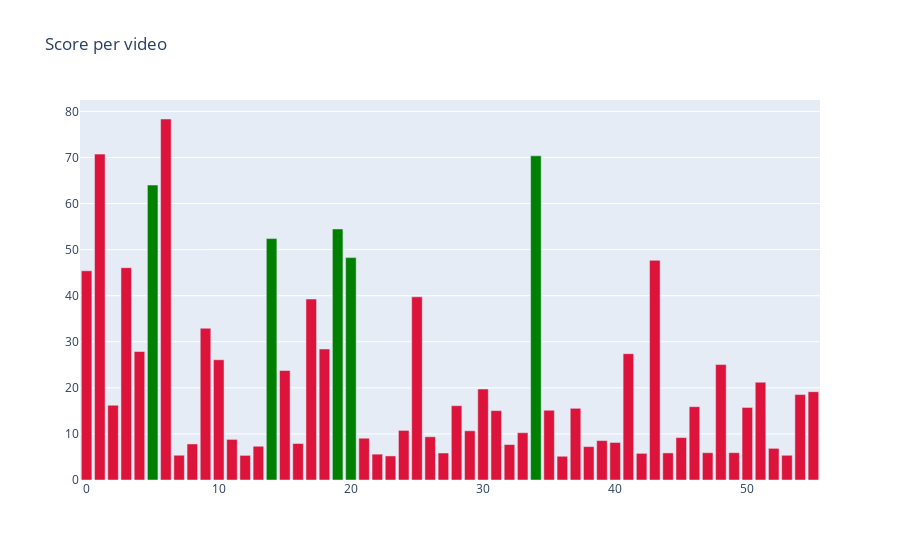

Here is the notebook cell this chart was saved with:
### Code cell
import plotly.graph_objects as go

colors = ['lightslategray'] * len(df1)

for i in df1.index:
    if i in list1:
        colors[i] = 'green'
    else:
        colors[i] = 'crimson'

fig = go.Figure(data=[go.Bar(
    x=[i for i in range(len(df1))],
    y=[i for i in df1.Score],
    marker_color=colors # marker color can be a single color value or an iterable
)])
fig.update_layout(title_text='Score per video')

### Figure 1 — Plotly figure (JSON) as saved in the notebook; plotly's stock layout.template omitted (floating-point values rounded to 4 significant figures)
{"data": [{"marker": {"color": ["crimson", "crimson", "crimson", "crimson", "crimson", "green", "crimson", "crimson", "crimson", "crimson", "crimson", "crimson", "crimson", "crimson", "green", "crimson", "crimson", "crimson", "crimson", "green", "green", "crimson", "crimson", "crimson", "crimson", "crimson", "crimson", "crimson", "crimson", "crimson", "crimson", "crimson", "crimson", "crimson", "green", "crimson", "crimson", "crimson", "crimson", "crimson", "crimson", "crimson", "crimson", "crimson", "crimson", "crimson", "crimson", "crimson", "crimson", "crimson", "crimson", "crimson", "crimson", "crimson", "crimson", "crimson"]}, "type": "bar", "x": [0, 1, 2, 3, 4, 5, 6, 7, 8, 9, 10, 11, 12, 13, 14, 15, 16, 17, 18, 19, 20, 21, 22, 23, 24, 25, 26, 27, 28, 29, 30, 31, 32, 33, 34, 35, 36, 37, 38, 39, 40, 41, 42, 43, 44, 45, 46, 47, 48, 49, 50, 51, 52, 53, 54, 55], "y": [45.4, 70.72, 16.23, 46.08, 27.89, 64.01, 78.35, 5.375, 7.823, 32.93, 26.1, 8.814, 5.344, 7.323, 52.4, 23.76, 7.918, 39.28, 28.43, 54.48, 48.26, 9.066, 5.613, 5.225, 10.76, 39.76, 9.382, 5.86, 16.13, 10.68, 19.75, 15.06, 7.698, 10.26, 70.35, 15.14, 5.155, 15.56, 7.249, 8.557, 8.147, 27.42, 5.786, 47.68, 5.876, 9.205, 15.92, 5.923, 25.05, 5.931, 15.75, 21.23, 6.87, 5.367, 18.54, 19.17]}], "layout": {"title": {"text": "Score per video"}}}
